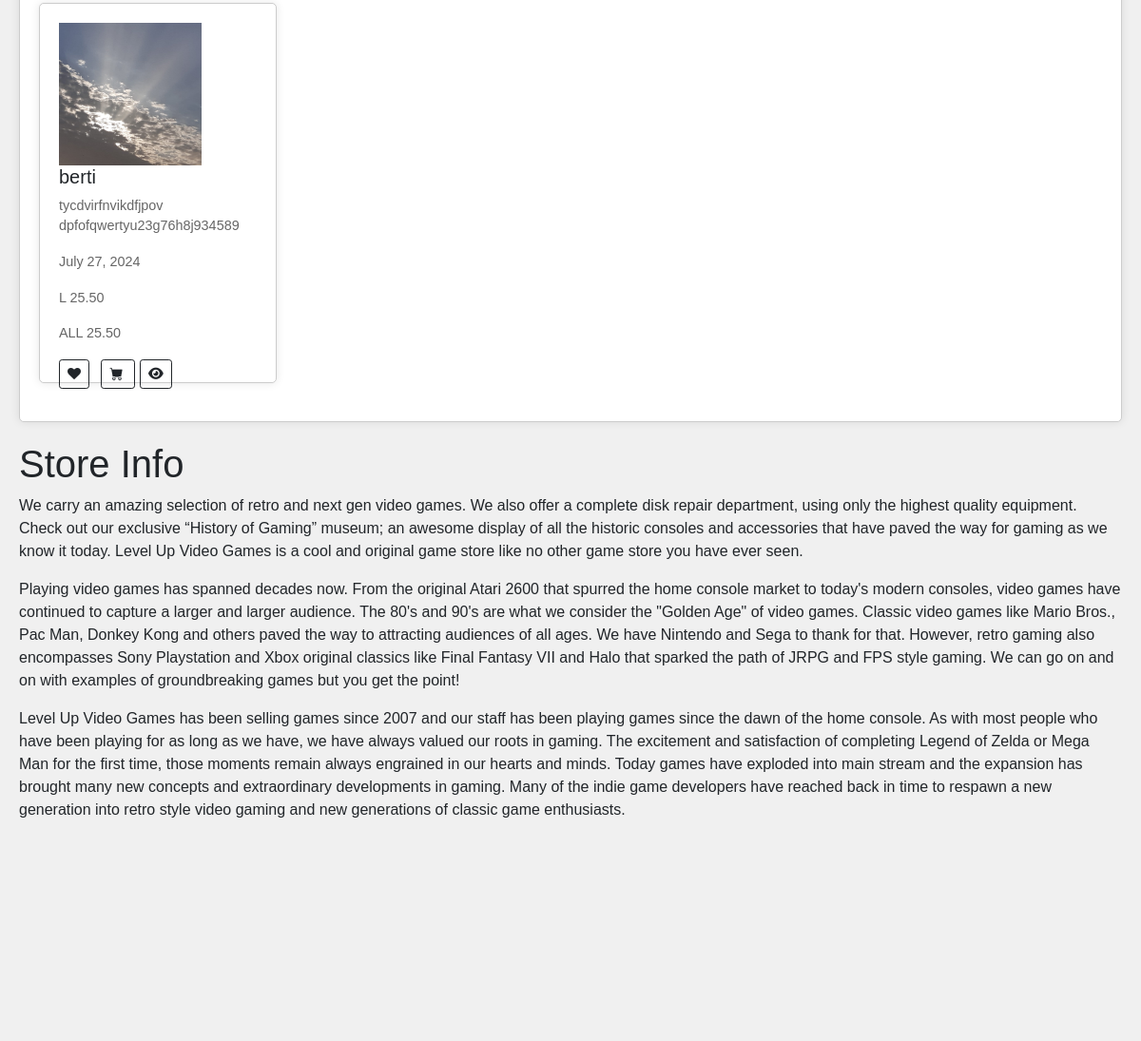
The app's page / (middle part), older data.
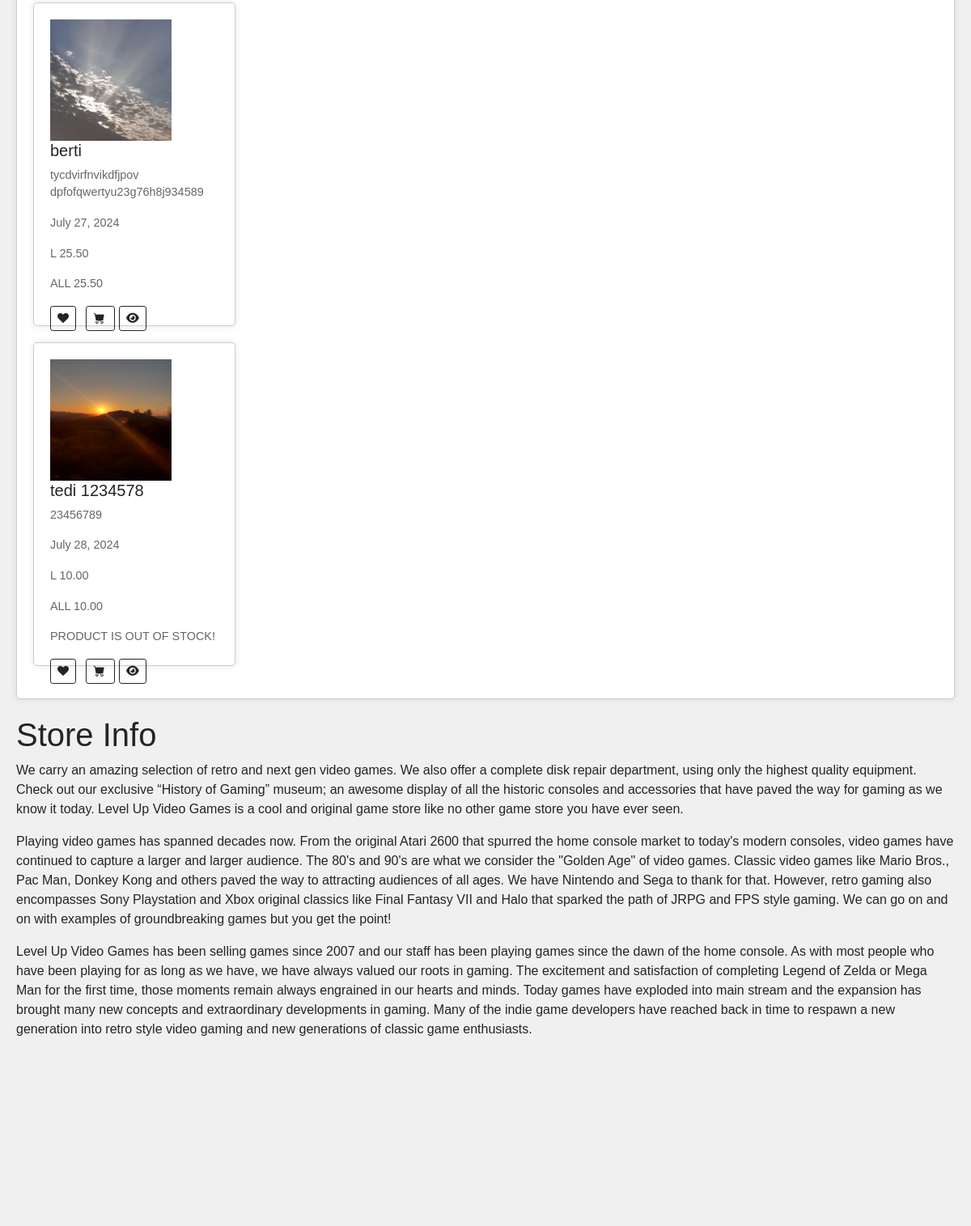
The same page, newer data.
### base/models.py (models this page shows, shortened)
class Product(models.Model):
    class Currency(models.TextChoices):
        EUR = 'EUR', '€'
        USD = 'USD', '$'
        ALL = 'ALL', 'L'
    name = models.CharField(max_length=100, unique=True)
    description = models.CharField(max_length=300)
    subcategory = models.ForeignKey(SubCategory, on_delete=models.CASCADE)
    price = models.DecimalField(default=0, decimal_places=2, max_digits=6, validators=[validate_non_negative])
    new_price = models.DecimalField(default=0, null=True, decimal_places=2, max_digits=6, validators=[validate_non_negative])
    discount_percentage = models.IntegerField(null=True)
    currency = models.CharField(max_length=5, choices=Currency.choices, default=Currency.ALL)
    date_posted = models.DateField(default=timezone.now)
    quantity = models.PositiveIntegerField(default=1, null=True, blank=True, validators=[validate_non_negative])
    image = models.ImageField(blank=True, null=True, upload_to='uploads/product/')
    is_discount = models.BooleanField(default= False)
    out_of_sale = models.BooleanField(default=False)
    @property
    def discount_percentage(self):
        if self.price and self.new_price:
            discount_amount = self.price - self.new_price
            return round((discount_amount / self.price) * 100)
        return None

### base/views.py (the view)
# urls.py: path('',views.index, name='home' ),
def index(request):
    product = Product.objects.filter()
    return render(request, "base/home.html", {'products':product} )

### base/templates/base/home.html (shortened to what this page needs)
{% extends 'base/base.html' %}
{% block content %}
<div class="container">
    <div class="product">
        {% for product in products %}
            <div class="product-item">
                {% if product.image %}
                    <img src="{{ product.image.url }}" alt="{{ product.name }}" title="expand-img" style="max-width: 150px;">
                {% endif %}
                <h5>{{ product.name }}</h5>
                <p>{{ product.description }}</p>
                <p>{{ product.date_posted }}</p>
                {% if product.is_discount %}
                    <p>was: {{ product.get_currency_display }}  {{ product.price }}</p>
                    <p>is: {{ product.currency}}  {{ product.new_price }}</p>
                {% else %}
                    <p>{{ product.get_currency_display }}  {{ product.price }}</p>
                    <p>{{ product.currency}}  {{ product.price }}</p>
                {% endif %}
                {% if product.out_of_sale %}
                    <p>PRODUCT IS OUT OF STOCK!</p>
                {% endif %}
                <a href="#" data-product-id="{{ product.id }}" class="btn btn-sm btn-outline-dark me-2 add-to-wishlist" title="add to wishlist">
                    <i class="fa fa-heart"></i>
                </a>
                <a href="{% url 'view_cart' %}" data-product-id="{{ product.id }}" class="btn btn-sm btn-outline-dark" title="add to cart">
                    <i class="bi-cart-fill me-1"></i>
                </a>
                <a href="{% url 'product_view1' product.name %}" data-product-id="{{ product.id }}" class="btn btn-sm btn-outline-dark" title="view more">
                    <i class="fa-solid fa-eye"></i>
                </a>
            </div>
        {% endfor %}
    </div>
    <h1 id="about">Store Info</h1>
    <p> We carry an amazing selection of retro and next gen video games. We also offer a complete disk repair department, using only the highest quality equipment. Check out our exclusive “History of Gaming” museum; an awesome display of all the historic consoles and accessories that have paved the way for gaming as we know it today. Level Up Video Games is a cool and original game store like no other game store you have ever seen.</p>
    <p>Playing video games has spanned decades now. From the original Atari 2600 that spurred the home console market to today's modern consoles, video games have continued to capture a larger and larger audience. The 80's and 90's are what we consider the "Golden Age" of video games. Classic video games like Mario Bros., Pac Man, Donkey Kong and others paved the way to attracting audiences of all ages. We have Nintendo and Sega to thank for that. However, retro gaming also encompasses Sony Playstation and Xbox original classics like Final Fantasy VII and Halo that sparked the path of JRPG and FPS style gaming. We can go on and on with examples of groundbreaking games but you get the point!</p>
    <p>Level Up Video Games has been selling games since 2007 and our staff has been playing games since the dawn of the home console. As with most people who have been playing for as long as we have, we have always valued our roots in gaming. The excitement and satisfaction of completing Legend of Zelda or Mega Man for the first time, those moments remain always engrained in our hearts and minds. Today games have exploded into main stream and the expansion has brought many new concepts and extraordinary developments in gaming. Many of the indie game developers have reached back in time to respawn a new generation into retro style video gaming and new generations of classic game enthusiasts.</p>
<br><br><br><br><br><br><br><br>
{% endblock %}

### base/templates/base/base.html (shortened to what this page needs)
{% load static %}
<!DOCTYPE html>
<html lang="en">
<head>
    <link href="https://cdn.jsdelivr.net/npm/bootstrap@5.0.0-beta1/dist/css/bootstrap.min.css" rel="stylesheet">
    <link href="https://cdnjs.cloudflare.com/ajax/libs/bootstrap-icons/1.8.1/font/bootstrap-icons.min.css" rel="stylesheet">
    <link href="https://cdnjs.cloudflare.com/ajax/libs/font-awesome/6.0.0-beta3/css/all.min.css" rel="stylesheet">
    <link rel="stylesheet" href="https://cdnjs.cloudflare.com/ajax/libs/font-awesome/4.7.0/css/font-awesome.min.css">
    <link href="{% static 'css/styles.css' %}" rel="stylesheet" />
</head>
<body>
<br><br>
  {% block content %}
  {% endblock %}
  <br><br><br><br>
</body>
</html>

### assets/css/styles.css (style rules this page uses)
body { font-family: Arial, sans-serif; margin: 0; padding: 0; background-color: #f0f0f0; }
.container { max-width: 1200px; margin: 20px auto; padding: 0 20px; }
.product { background-color: #fff; border: 1px solid #ccc; border-radius: 5px; padding: 20px; margin-bottom: 20px; box-shadow: 0 0 10px rgba(0,0,0,0.1); }
.product img { max-width: 100%; height: auto; }
.product p { font-size: 0.9em; color: #666; }

### base/templates/base/home.html (style rules this page uses)
.container { margin-top: 15px; }
.product-item { width: 250px; height: 400px; background-color: #fff; border: 1px solid #ccc; border-radius: 5px; padding: 20px; margin-bottom: 20px; box-shadow: 0 0 10px rgba(0,0,0,0.1); }
.product img { width: 200px; aspect-ratio: 1 / 1; height: auto; }
.product p { font-size: 0.9em; color: #666; }

### base/templates/base/base.html (style rules this page uses)
body { font-family: Arial, sans-serif; margin: 0; padding: 0; box-sizing: border-box; }

Row changes from the older to the newer data that the page shows:
added Product: image (picture), name "tedi 1234578", description "23456789", date_posted "July 28, 2024", currency "L", price "10.00", currency "ALL", out_of_sale "PRODUCT IS OUT OF STOCK!"
